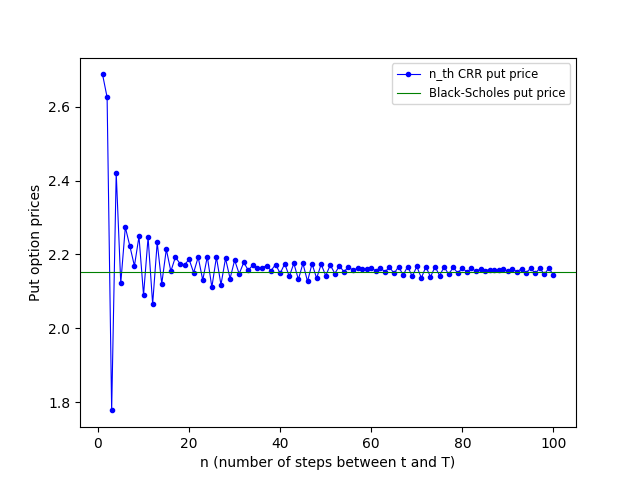

Recreate this plot in Python.
# ------- Introduction
# Copyright © 2020 pilara monkgogi moshebashebi. All rights reserved.
# This script is designed to calculate the initial price of a put option in
# the Black-Scholes and the n_th Cox-Ross-Rubinstein (CRR) models.
# In the case of the CRR model we use backward induction.
# -------

# ------- External libraries and functions
from scipy.stats import binom, norm
from numpy import linspace, exp, sqrt, log
import matplotlib.pyplot as plt
# -------

# ------- n_th CRR price function


def crr_put_BI(S0, K, T, n, sigma, r):
    """
    crr_put_BI(S0, K, T, n, sigma, r) = initial price of a plain vanilla put option
    in the n_th crr model using backward induction. 

    Function inputs:
    S0 = initial asset price.
    K = strike pirce.
    T = expiry time.
    n = number of time steps to maturity. 
    sigma = volatility.
    r = interest rate in the n_th crr model.
    """

    # Checking input parameters
    if S0 <= 0.0 or r <= -1:
        print("Invalid input arguments")
        print("Terminating program")
        return(1)

    # Check for viability of n_th CRR model
    if n <= (1 / 4) * (sigma**2) * T:
        print("Invalid input arguments")
        print("Terminating program")
        return(1)

    # n_th CRR model parameters
    Delta_t = T / n
    U = exp((r - 0.5 * sigma**2) * Delta_t + sigma * sqrt(Delta_t))
    D = exp((r - 0.5 * sigma**2) * Delta_t - sigma * sqrt(Delta_t))

    # Calculating terminal asset prices
    ST = list()
    for i in range(0, n + 1):
        ST.append(S0 * U ** (n - i) * D ** i)
        # Alternatively:
        # ST.append(S0 * (exp((r - 0.5 * (sigma**2)) * T) + sigma *
        #                 ((N - i) * sqrt(Delta_t) + i * (-sqrt(Delta_t)))))

    # Calculating terminal payoff of put option
    price = []
    for i in ST:
        price.append(max((K - i), 0))

    # Calculating risk neutral probabilities
    R = exp(r * Delta_t)
    q = (R - D) / (U - D)

    # Simulate time
    time = list(linspace(0, T, n + 1))
    time.pop()
    time.reverse()  # time =  (N-1)Delta_t,..., 2Delta_t, Delta_t, 0

    for i in time:
        for j in range(0, len(price) - 1):
            price[j] = ((q * price[j]) + (1 - q) *
                        price[j + 1]) / (R)
        price.pop()

    return(price[0])
# -------

# ------- Black-Scholes price function

def black_scholes_put(S0, K, T, sigma, r):

    # Model parameters
    d_plus = (log(S0 / K) + (r + 0.5 * (sigma**2)) * T) / (sigma * sqrt(T))
    d_minus = d_plus - sigma * sqrt(T)

    # Put price equation in black-scholes equation
    price = K * exp(-r * T) * norm.cdf(-d_minus) - S0 * norm.cdf(-d_plus)

    return(price)
# -------

# ------- Testing Functions
# This section of the script is designed to test the crr_put_BI function.


# Input parameters
S0 = 100
K = 100
T = 1
n = 1
sigma = 0.15
r = 0.1

# Output
print(crr_put_BI(S0, K, T, n, sigma, r))
# Solution: 2.68715005503649
print(black_scholes_put(S0, K, T, sigma, r))
# Solution: 12.203408251440539
# -------

# ------- Simulations
# This section of the script is designed simulate the prices of a put
# option using the above crr_put_BI function for n approaching infinity.

# Input parameters
n = list(range(0, 101, 1))
del n[0]  # We do not have a simulation when n=0.
# All other parameters remain as before.

# Initialisation
prices0 = list()

for i in n:
    prices0.append(crr_put_BI(S0, K, T, i, sigma, r))

# Plots
fig, ax = plt.subplots()
ax.plot(n, prices0, color="blue", linewidth=0.8,
        marker=".", label="n_th CRR put price")
ax.axhline(black_scholes_put(S0, K, T, sigma, r), color="green", linewidth=0.8,
           label="Black-Scholes put price")
ax.set_xlabel("n (number of steps between t and T)")
ax.set_ylabel("Put option prices")
ax.legend(fontsize="small")
plt.savefig("crr_bs_put")
plt.show()
# -------

# ------- End
